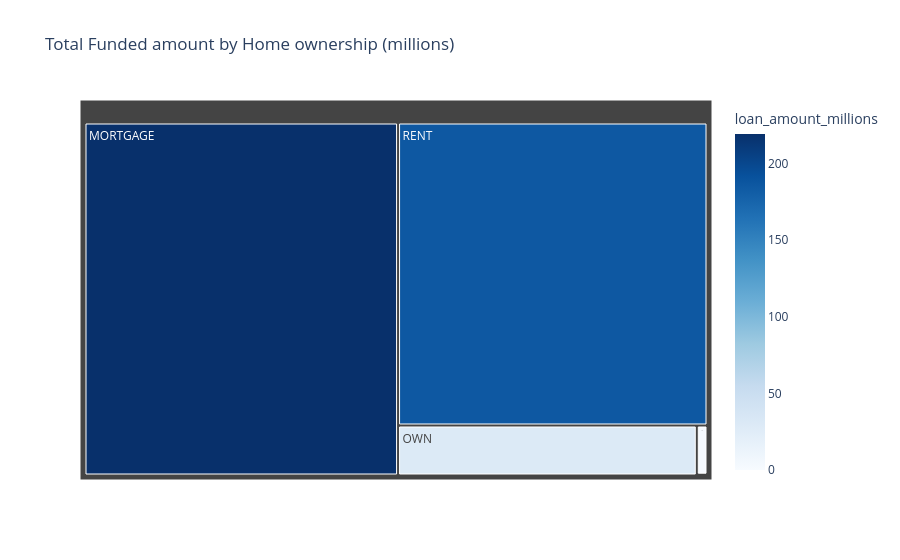

Source (notebook cell):
### Markdown cell above
#### Home ownership by total funded amount

### Code cell
home_funding = df.groupby('home_ownership')['loan_amount'].sum().reset_index()
home_funding['loan_amount_millions'] = home_funding['loan_amount'] / 1000000

fig = px.treemap(
    home_funding,
    path=['home_ownership'],
    values ='loan_amount_millions',
    color = 'loan_amount_millions',
    color_continuous_scale='blues',
    title='Total Funded amount by Home ownership (millions)'
)

fig.show()

### Figure 1 — Plotly figure (JSON) as saved in the notebook; plotly's stock layout.template omitted (floating-point values rounded to 4 significant figures)
{"data": [{"branchvalues": "total", "customdata": [[219.3], [0.0168], [1.045], [29.6], [185.8]], "domain": {"x": [0, 1], "y": [0, 1]}, "hovertemplate": "labels=%{label}<br>loan_amount_millions_sum=%{value}<br>parent=%{parent}<br>id=%{id}<br>loan_amount_millions=%{color}<extra></extra>", "ids": ["MORTGAGE", "NONE", "OTHER", "OWN", "RENT"], "labels": ["MORTGAGE", "NONE", "OTHER", "OWN", "RENT"], "marker": {"coloraxis": "coloraxis", "colors": [219.3, 0.0168, 1.045, 29.6, 185.8]}, "name": "", "parents": ["", "", "", "", ""], "type": "treemap", "values": [219.3, 0.0168, 1.045, 29.6, 185.8]}], "layout": {"coloraxis": {"colorbar": {"title": {"text": "loan_amount_millions"}}, "colorscale": [[0, "rgb(247,251,255)"], [0.125, "rgb(222,235,247)"], [0.25, "rgb(198,219,239)"], [0.375, "rgb(158,202,225)"], [0.5, "rgb(107,174,214)"], [0.625, "rgb(66,146,198)"], [0.75, "rgb(33,113,181)"], [0.875, "rgb(8,81,156)"], [1, "rgb(8,48,107)"]]}, "legend": {"tracegroupgap": 0}, "title": {"text": "Total Funded amount by Home ownership (millions)"}}}
